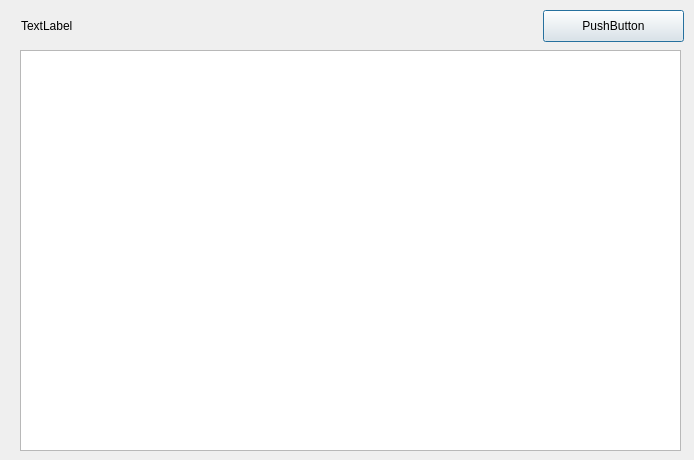
<?xml version="1.0" encoding="UTF-8"?>
<ui version="4.0">
 <class>ViewBlock</class>
 <widget class="QDialog" name="ViewBlock">
  <property name="geometry">
   <rect>
    <x>0</x>
    <y>0</y>
    <width>694</width>
    <height>460</height>
   </rect>
  </property>
  <property name="windowTitle">
   <string>Просмотр</string>
  </property>
  <widget class="QTableWidget" name="tableWidget">
   <property name="geometry">
    <rect>
     <x>20</x>
     <y>50</y>
     <width>661</width>
     <height>401</height>
    </rect>
   </property>
  </widget>
  <widget class="QLabel" name="label">
   <property name="geometry">
    <rect>
     <x>21</x>
     <y>10</y>
     <width>551</width>
     <height>31</height>
    </rect>
   </property>
   <property name="text">
    <string>TextLabel</string>
   </property>
  </widget>
  <widget class="QPushButton" name="pushButton">
   <property name="geometry">
    <rect>
     <x>543</x>
     <y>10</y>
     <width>141</width>
     <height>32</height>
    </rect>
   </property>
   <property name="text">
    <string>PushButton</string>
   </property>
  </widget>
 </widget>
 <resources/>
 <connections/>
</ui>
